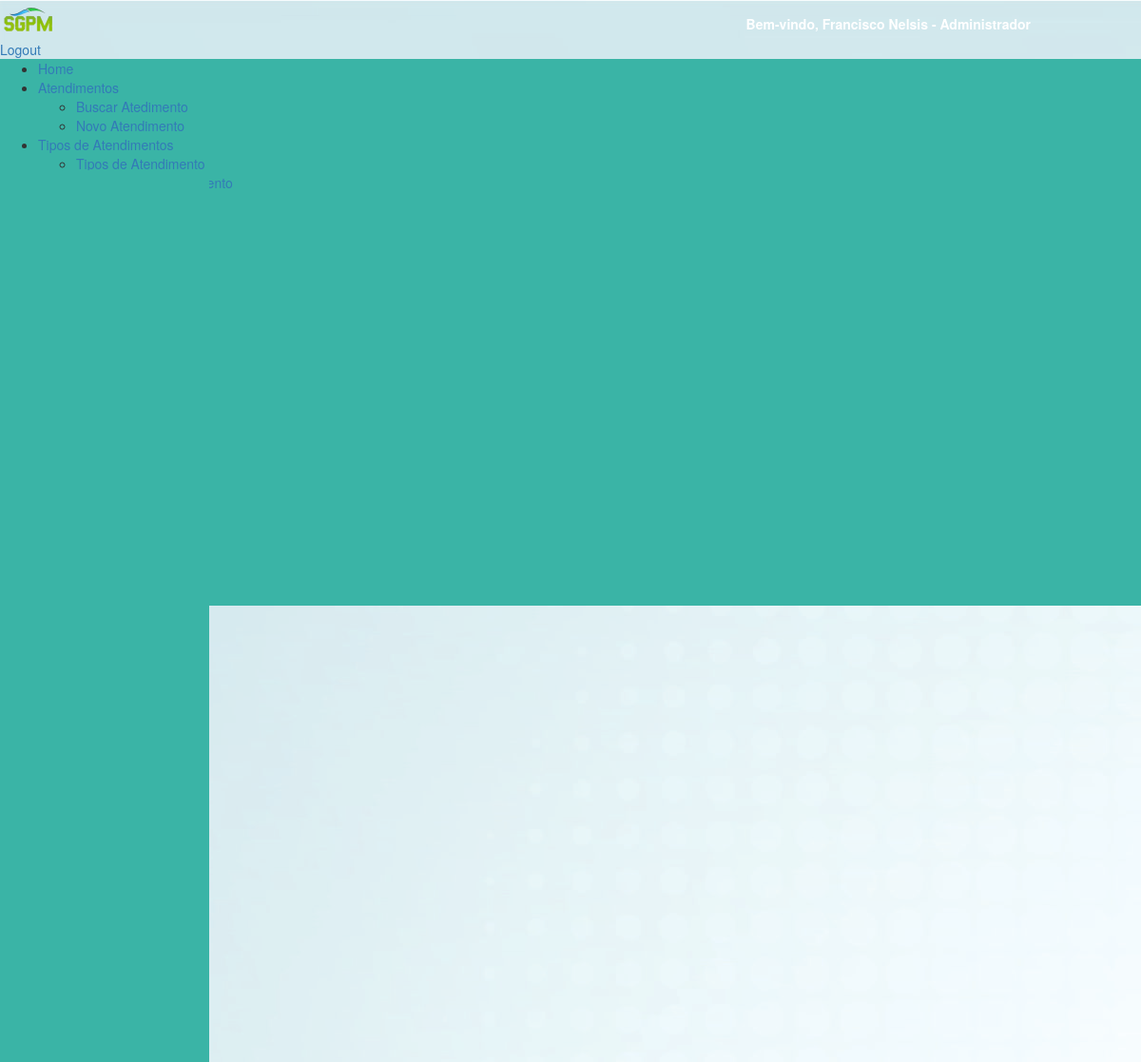
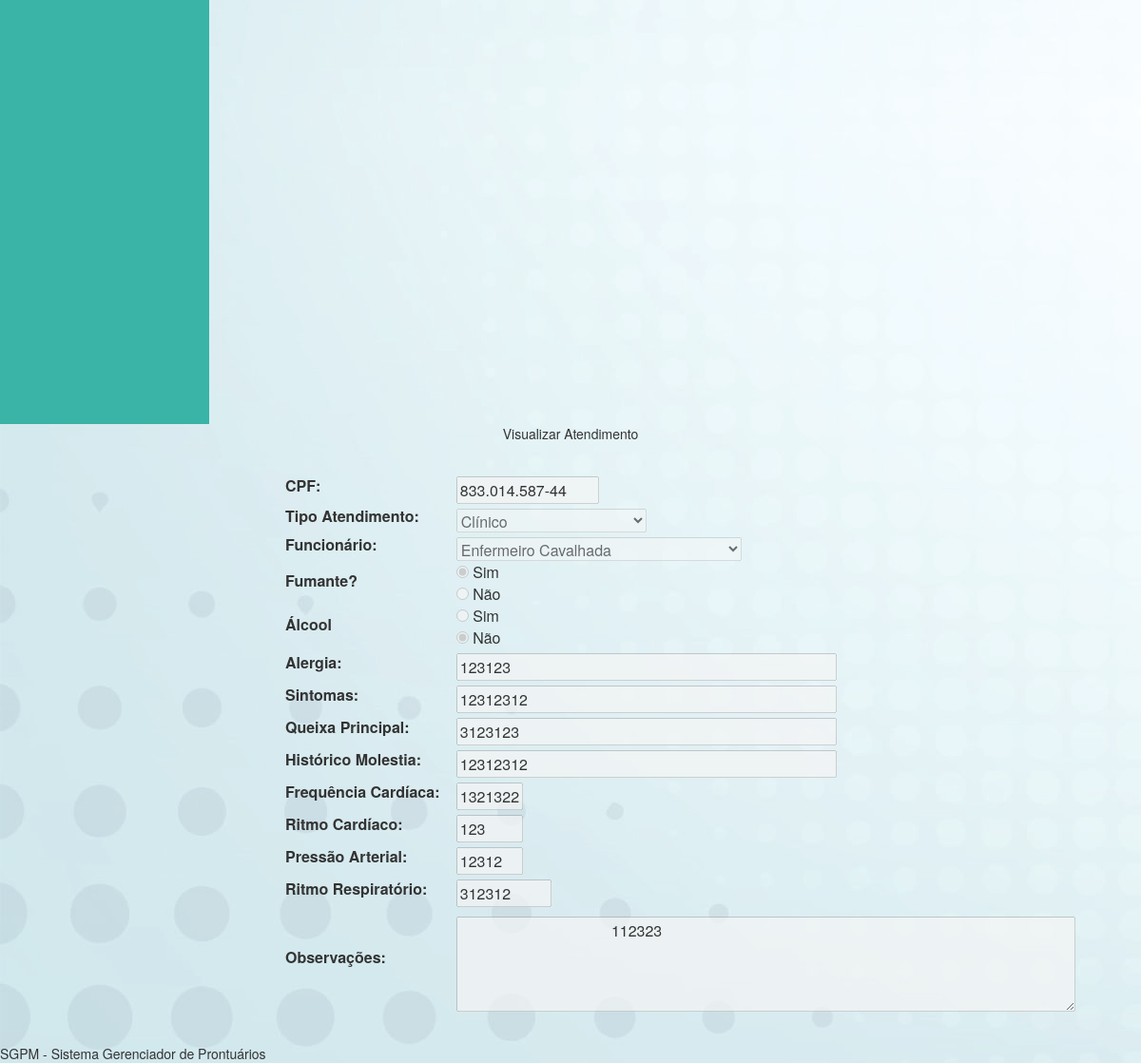
/formAtendimento.php?id=1&detalhes=1 (signed in), run on an earlier commit of the app's database (2 pictures, top to bottom).
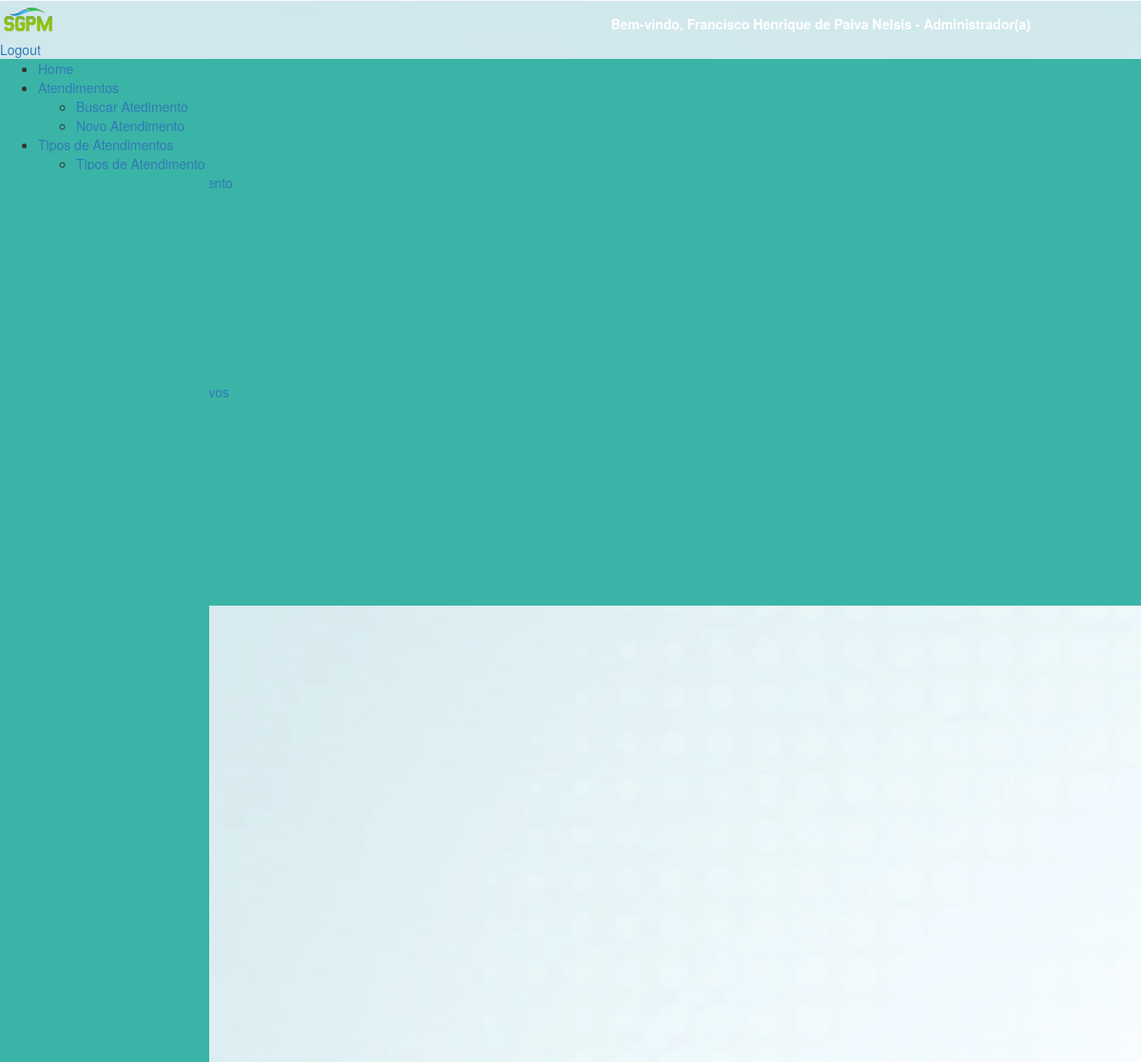
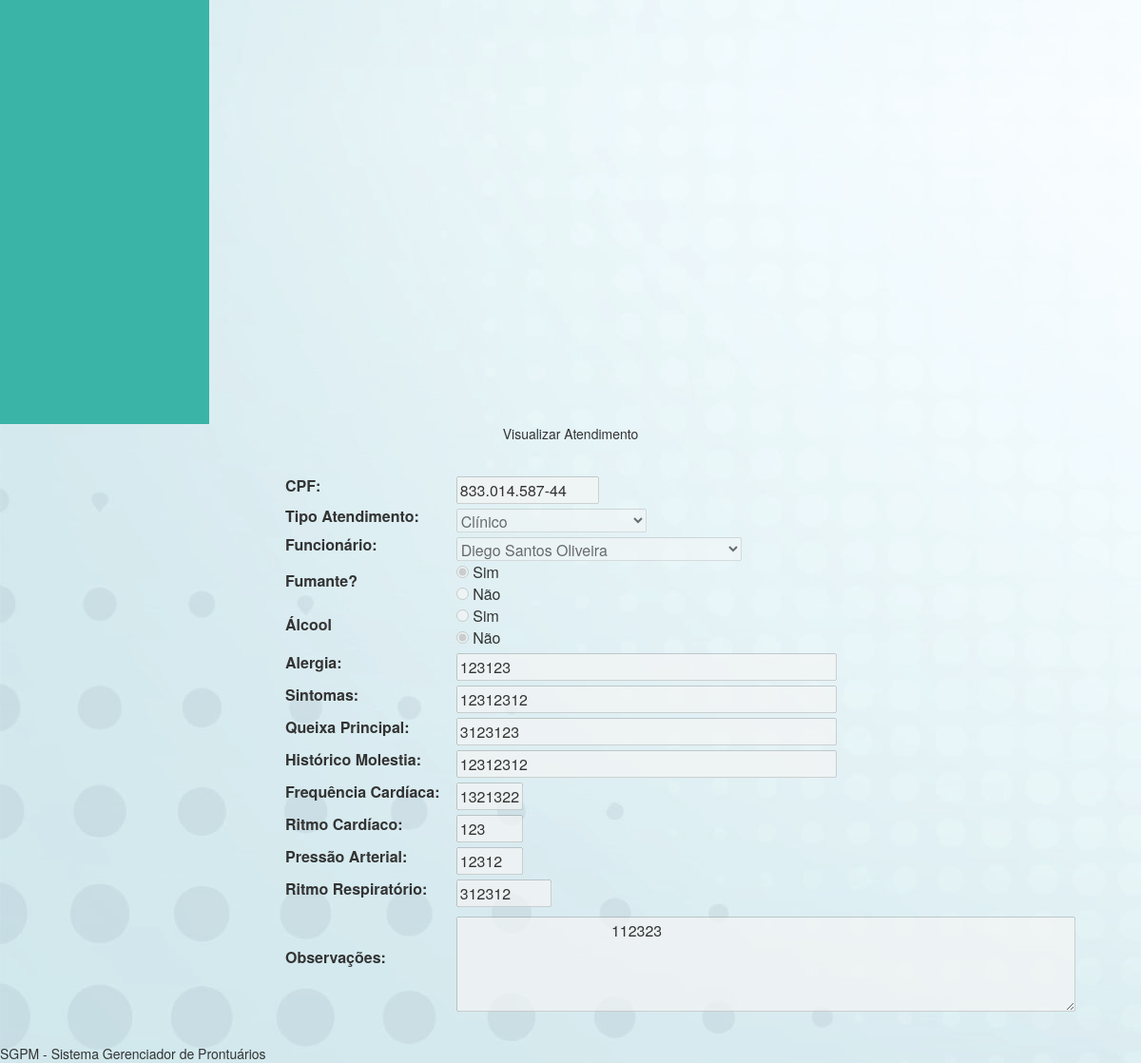
And on a later commit of the database (2 pictures, top to bottom).
### tables this page shows
CREATE TABLE IF NOT EXISTS `atendimento` (
  `id_atendimento` int(12) NOT NULL AUTO_INCREMENT,
  `id_tipo_atendimento` int(12) NOT NULL,
  `id_paciente` int(12) NOT NULL,
  `id_funcionario` int(5) NOT NULL,
  `data_atendimento` date NOT NULL,
  `fumante` varchar(1) NOT NULL,
  `alcool` varchar(1) NOT NULL,
  `alergia_reac_div` varchar(50) NOT NULL,
  `sintomas` varchar(30) NOT NULL,
  `queixa_principal` varchar(30) NOT NULL,
  `hist_molestia` varchar(100) NOT NULL,
  `frequencia_cardiaca` varchar(10) NOT NULL,
  `ritmo_cardiaco` varchar(10) NOT NULL,
  `pressao_arterial` varchar(10) NOT NULL,
  `ritmo_respiratorio` varchar(10) NOT NULL,
  `observacoes` varchar(300) NOT NULL,
  PRIMARY KEY (`id_atendimento`),
  KEY `id_atendimento` (`id_atendimento`),
  KEY `FK_tipo_atendimento` (`id_tipo_atendimento`),
  KEY `FK_funcionario_atendimento` (`id_funcionario`)
);

CREATE TABLE IF NOT EXISTS `funcionario` (
  `id_funcionario` int(4) NOT NULL AUTO_INCREMENT,
  `login` varchar(30) NOT NULL,
  `senha` varchar(32) NOT NULL,
  `nome_funcionario` varchar(50) NOT NULL,
  `cpf` varchar(50) NOT NULL,
  `rg` varchar(50) NOT NULL,
  `org_exp` varchar(30) NOT NULL,
  `data_nasc` date NOT NULL,
  `endereco` varchar(30) NOT NULL,
  `bairro` varchar(30) NOT NULL,
  `cep` varchar(10) NOT NULL,
  `cidade` varchar(30) NOT NULL,
  `nome_mae` varchar(30) NOT NULL,
  `nome_pai` varchar(30) NOT NULL,
  `email_pessoal` varchar(50) NOT NULL,
  `email_prof` varchar(30) NOT NULL,
  `tel_cel` varchar(50) NOT NULL,
  `tel_fixo` varchar(50) NOT NULL,
  `id_tipo_funcionario` int(15) NOT NULL,
  `id_genero` int(15) NOT NULL,
  `id_ubs` int(11) NOT NULL,
  `id_estado_civil` int(15) NOT NULL,
  `id_escolaridade` int(15) NOT NULL,
  `id_tipo_sanguineo` int(15) NOT NULL,
  `id_estado` int(15) NOT NULL,
  PRIMARY KEY (`id_funcionario`),
  UNIQUE KEY `login` (`login`),
  UNIQUE KEY `cpf` (`cpf`),
  UNIQUE KEY `rg` (`rg`),
  KEY `id_funcionario` (`id_funcionario`),
  KEY `FK_funcionario_tipo_funcionario` (`id_tipo_funcionario`),
  KEY `FK_funcionario_genero` (`id_genero`),
  KEY `FK_funcionario_ubs` (`id_ubs`),
  KEY `FK_funcionario_estado_civil` (`id_estado_civil`),
  KEY `FK_funcionario_escolaridade` (`id_escolaridade`),
  KEY `FK_funcionario_tipo_sanguineo` (`id_tipo_sanguineo`),
  KEY `FK_funcionario_estado` (`id_estado`)
);

CREATE TABLE IF NOT EXISTS `paciente` (
  `id_paciente` int(4) NOT NULL AUTO_INCREMENT,
  `nome_paciente` varchar(50) NOT NULL,
  `cpf` varchar(14) NOT NULL,
  `rg` varchar(50) NOT NULL,
  `org_exp` varchar(30) NOT NULL,
  `data_nasc` date NOT NULL,
  `endereco` varchar(50) NOT NULL,
  `bairro` varchar(30) NOT NULL,
  `cep` varchar(50) NOT NULL,
  `cidade` varchar(30) NOT NULL,
  `nome_mae` varchar(50) NOT NULL,
  `nome_pai` varchar(50) NOT NULL,
  `profissao` varchar(30) NOT NULL,
  `email_pessoal` varchar(50) NOT NULL,
  `email_prof` varchar(50) NOT NULL,
  `tel_cel` varchar(30) NOT NULL,
  `tel_fixo` varchar(30) NOT NULL,
  `tel_contato` varchar(30) NOT NULL,
  `id_genero` int(15) NOT NULL,
  `id_estado` int(15) NOT NULL,
  `id_ubs` int(15) NOT NULL,
  `id_estado_civil` int(15) NOT NULL,
  `id_escolaridade` int(15) NOT NULL,
  `id_tipo_sanguineo` int(15) NOT NULL,
  PRIMARY KEY (`id_paciente`),
  UNIQUE KEY `cpf` (`cpf`),
  UNIQUE KEY `rg` (`rg`),
  KEY `id_paciente` (`id_paciente`),
  KEY `id_tipo_sanguineo` (`id_tipo_sanguineo`),
  KEY `id_genero` (`id_genero`),
  KEY `id_estado` (`id_estado`),
  KEY `id_ubs` (`id_ubs`),
  KEY `id_estado_civil` (`id_estado_civil`),
  KEY `id_escolaridade` (`id_escolaridade`)
);

CREATE TABLE IF NOT EXISTS `tipo_atendimento` (
  `id_tipo_atendimento` int(3) NOT NULL AUTO_INCREMENT,
  `nome_tipo_atendimento` varchar(100) NOT NULL,
  `descricao` varchar(300) NOT NULL,
  `data_insercao` date NOT NULL,
  `data_desativacao` date DEFAULT NULL,
  `data_alteracao` date DEFAULT NULL,
  PRIMARY KEY (`id_tipo_atendimento`)
);

### formAtendimento.php (the view, shortened to what the changed rows need)
<?php include ('includes/cabecalho.php')?>
<?php include ('includes/menuBack.php')?>
<?php
if (isset ( $_GET ['id'] )) {
	$con = mysqli_connect ( "localhost", "root", "", "sgpm" );
	mysqli_set_charset ( $con, "utf8" );
	$query = mysqli_query ( $con, "SELECT at.*, pac.cpf cpf_paciente FROM atendimento at LEFT JOIN paciente pac ON pac.id_paciente = at.id_paciente WHERE at.id_atendimento = {$_GET['id']} " );
	$dadosAtendimento = mysqli_fetch_array ( $query );
}
$con = mysqli_connect ( "localhost", "root", "", "sgpm" );
mysqli_set_charset ( $con, "utf8" );
$queryTipos = mysqli_query ( $con, "SELECT * FROM tipo_atendimento" );
if ($_SESSION ['LOGIN'] ['TIPO_FUNCIONARIO'] != 1) {
$queryFuncionario = mysqli_query ( $con, "SELECT * FROM funcionario where id_tipo_funcionario not in (1) and id_ubs = ".$_SESSION ['LOGIN'] ['UBS'] );
}else{
	$queryFuncionario = mysqli_query ( $con, "SELECT * FROM funcionario where id_tipo_funcionario not in (1)");
}
?>
<div class="divTudoFormAtendimento">
	<center>
		<div id="formConsultaAtendimento">
			<div style="margin-top: 30px; margin-left: 300px;">
				<form method="POST">
					<table width="100%">
						<tr>
							<td><input style="width: 150px; margin-top: 5px;" type="text"
								name="cpf_paciente" class="cpf" id="cpf_paciente" maxlength="15" placeholder="CPF do paciente"
								value="<?php
								if (isset ( $dadosAtendimento ['cpf_paciente'] )) {
									echo $dadosAtendimento ['cpf_paciente'];
								}
								?>" /></td>
						</tr>
						<tr>
							<td><select name="id_tipo_atendimento" id="id_tipo_atendimento"
								style="width: 200px; margin-top: 5px;">
                                    <?php while ($linhaAtendimento = mysqli_fetch_array($queryTipos)): ?>
                                        <option
										<?php if (isset($dadosAtendimento['id_tipo_atendimento']) && $dadosAtendimento['id_tipo_atendimento'] == $linhaAtendimento['id_tipo_atendimento']) : ?>
										selected <?php endif; ?>
										value="<?php echo $linhaAtendimento['id_tipo_atendimento']; ?>"><?php echo $linhaAtendimento['nome_tipo_atendimento']; ?></option>
                                    <?php endwhile; ?>
                                </select></td>
						</tr>
						<tr>
							<td><select name="id_funcionario" id="id_funcionario"
								style="width: 300px; margin-top: 5px;">
                                    <?php while ($linhaFuncionario = mysqli_fetch_array($queryFuncionario)): ?>
                                        <option
										<?php if (isset($dadosAtendimento['id_funcionario']) && $dadosAtendimento['id_funcionario'] == $linhaFuncionario['id_funcionario']) : ?>
										selected <?php endif; ?>
										value="<?php echo $linhaFuncionario['id_funcionario']; ?>"><?php echo $linhaFuncionario['nome_funcionario']; ?></option>
                                    <?php endwhile; ?>
                                </select></td>
						</tr>
						<tr>
							<td><input style="margin-top: 5px;" type="radio" name="fumante"
								id="f_sim" value="1"
								<?php if (isset($dadosAtendimento['fumante']) && $dadosAtendimento['fumante'] == 1) : ?>
								checked <?php endif; ?> /> Sim <br /> <input
								style="margin-top: 5px;" type="radio" name="fumante" id="f_nao"
								value="0"
								<?php if (isset($dadosAtendimento['fumante']) && $dadosAtendimento['fumante'] == 0) : ?>
								checked <?php endif; ?> /> Não <br /></td>
						</tr>
						<tr>
							<td><input style="margin-top: 5px" type="radio" name="alcool"
								id="a_sim" value="1"
								<?php if (isset($dadosAtendimento['alcool']) && $dadosAtendimento['alcool'] == 1) : ?>
								checked <?php endif; ?> /> Sim <br /> <input
								style="margin-top: 5px" type="radio" name="alcool" id="a_nao"
								value="0"
								<?php if (isset($dadosAtendimento['alcool']) && $dadosAtendimento['alcool'] == 0) : ?>
								checked <?php endif; ?> /> Não <br /></td>
						</tr>
						<tr>
							<td><input style="width: 400px; margin-top: 5px;" type="text"
								name="alergia_reac_div" id="alergia_reac_div" maxlength="50"
								value="<?php echo isset($dadosAtendimento['alergia_reac_div']) ? $dadosAtendimento['alergia_reac_div'] : ""; ?>" /></td>
						</tr>
						<tr>
							<td><input style="width: 400px; margin-top: 5px;" type="text"
								name="sintomas" id="sintomas" maxlength="30"
								value="<?php echo isset($dadosAtendimento['sintomas']) ? $dadosAtendimento['sintomas'] : ""; ?>" /></td>
						</tr>
						<tr>
							<td><input style="width: 400px; margin-top: 5px;" type="text"
								name="queixa_principal" id="queixa_principal" maxlength="30"
								value="<?php echo isset($dadosAtendimento['queixa_principal']) ? $dadosAtendimento['queixa_principal'] : ""; ?>" /></td>
						</tr>
						<tr>
							<td><input style="width: 400px; margin-top: 5px;" type="text"
								name="hist_molestia" id="hist_molestia" maxlength="100"
								value="<?php echo isset($dadosAtendimento['hist_molestia']) ? $dadosAtendimento['hist_molestia'] : ""; ?>" /></td>
						</tr>
						<tr>
							<td><input style="width: 70px; margin-top: 5px;" type="text"
								name="frequencia_cardiaca" id="frequencia_cardiaca"
								maxlength="10"
								value="<?php echo isset($dadosAtendimento['frequencia_cardiaca']) ? $dadosAtendimento['frequencia_cardiaca'] : ""; ?>" /></td>
						</tr>
						<tr>
							<td><input style="width: 70px; margin-top: 5px;" type="text"
								name="ritmo_cardiaco" id="ritmo_cardiaco" maxlength="10"
								value="<?php echo isset($dadosAtendimento['ritmo_cardiaco']) ? $dadosAtendimento['ritmo_cardiaco'] : ""; ?>" /></td>
						</tr>
						<tr>
							<td><input style="width: 70px; margin-top: 5px;" type="text"
								name="pressao_arterial" id="pressao_arterial" maxlength="10"
								value="<?php echo isset($dadosAtendimento['pressao_arterial']) ? $dadosAtendimento['pressao_arterial'] : ""; ?>" /></td>
						</tr>
						<tr>
							<td><input style="width: 100px; margin-top: 5px;" type="text"
								name="ritmo_respiratorio" id="ritmo_respiratorio" maxlength="10"
								value="<?php echo isset($dadosAtendimento['ritmo_respiratorio']) ? $dadosAtendimento['ritmo_respiratorio'] : ""; ?>" /></td>
						</tr>
						<tr>
							<td><textarea cols="70" maxlength="300" name="observacoes"
									id="observacoes" style="height: 100px; margin-top: 10px;">
                                    <?php echo isset($dadosAtendimento['observacoes']) ? $dadosAtendimento['observacoes'] : ""; ?>
                                </textarea></td>
						</tr>
					</table>
					<br> <input type="hidden" id="id" name="id"
                </form>
			</div>
		</div>
	</center>
</div>
<?php include ('includes/rodape.php') ?>

### includes/cabecalho.php (shortened to what the changed rows need)
<html>
<head>
<LINK href="css/bootstrap.css" rel="stylesheet" type="text/css">
<link rel="stylesheet" type="text/css" href="css/dataTables.css">
<link rel="stylesheet" type="text/css" href="css/menu.css">
</head>
<body style="background-image: url(img/background_su.jpg);">
	<div class="cabecalho">
            <?php if (isset($_SESSION['LOGIN'])): ?>
                <div class="apresentacao">
			<?php if ($_SESSION ['LOGIN'] ['TIPO_FUNCIONARIO'] == 1): ?>
				<strong>Bem-vindo, <?php echo $_SESSION ['LOGIN'] ['NOME'] . " - " . $_SESSION ['LOGIN'] ['CARGO']; ?></strong>
			<?php endif; ?>
		</div>
            <?php endif; ?>
        </div>

What changed in the data, as far as the page shows it:
changed through a linked row, atendimento "Clínico": id_funcionario "Enfermeiro Cavalhada" → "Diego Santos Oliveira"
Also different on the page:
$_SESSION ['LOGIN'] ['NOME']: "Francisco Nelsis" → "Francisco Henrique de Paiva Nelsis"
$_SESSION ['LOGIN'] ['CARGO']: "Administrador" → "Administrador(a)"
